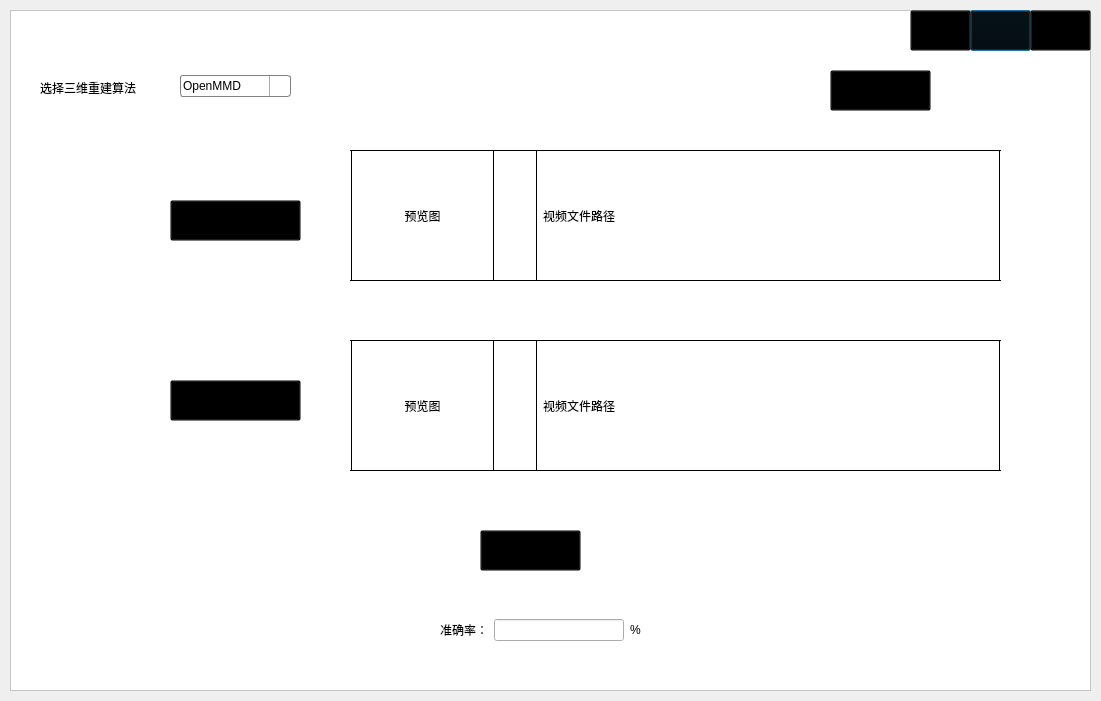
<?xml version="1.0" encoding="UTF-8"?>
<ui version="4.0">
 <class>Compara</class>
 <widget class="QDialog" name="Compara">
  <property name="geometry">
   <rect>
    <x>0</x>
    <y>0</y>
    <width>1101</width>
    <height>701</height>
   </rect>
  </property>
  <property name="windowTitle">
   <string>Dialog</string>
  </property>
  <widget class="QFrame" name="frame">
   <property name="geometry">
    <rect>
     <x>10</x>
     <y>10</y>
     <width>1081</width>
     <height>681</height>
    </rect>
   </property>
   <property name="styleSheet">
    <string notr="true">#frame{background-color: rgb(255, 255, 255);}


</string>
   </property>
   <property name="frameShape">
    <enum>QFrame::StyledPanel</enum>
   </property>
   <property name="frameShadow">
    <enum>QFrame::Raised</enum>
   </property>
   <widget class="QPushButton" name="pushButton_6">
    <property name="geometry">
     <rect>
      <x>960</x>
      <y>0</y>
      <width>61</width>
      <height>41</height>
     </rect>
    </property>
    <property name="styleSheet">
     <string notr="true">#pushButton_6{background-color: transparent;
border-color: transparent;}
#pushButton_6:hover
{
    	border-image: url(:/new/prefix2/red.png);

}
</string>
    </property>
    <property name="text">
     <string/>
    </property>
    <property name="icon">
     <iconset resource="background.qrc">
      <normaloff>:/new/prefix2/Buttons/min.png</normaloff>:/new/prefix2/Buttons/min.png</iconset>
    </property>
    <property name="iconSize">
     <size>
      <width>30</width>
      <height>30</height>
     </size>
    </property>
   </widget>
   <widget class="QPushButton" name="pushButton_7">
    <property name="geometry">
     <rect>
      <x>1020</x>
      <y>0</y>
      <width>61</width>
      <height>41</height>
     </rect>
    </property>
    <property name="styleSheet">
     <string notr="true">#pushButton_7{background-color: transparent;
border-color: transparent;}
#pushButton_7:hover
{
    	border-image: url(:/new/prefix2/red.png);

}</string>
    </property>
    <property name="text">
     <string/>
    </property>
    <property name="icon">
     <iconset resource="background.qrc">
      <normaloff>:/new/prefix2/Buttons/close.png</normaloff>:/new/prefix2/Buttons/close.png</iconset>
    </property>
    <property name="iconSize">
     <size>
      <width>30</width>
      <height>30</height>
     </size>
    </property>
   </widget>
   <widget class="QPushButton" name="pushButton_path">
    <property name="geometry">
     <rect>
      <x>160</x>
      <y>190</y>
      <width>131</width>
      <height>41</height>
     </rect>
    </property>
    <property name="sizePolicy">
     <sizepolicy hsizetype="Preferred" vsizetype="Preferred">
      <horstretch>0</horstretch>
      <verstretch>0</verstretch>
     </sizepolicy>
    </property>
    <property name="font">
     <font>
      <family>Microsoft YaHei UI</family>
      <weight>50</weight>
      <bold>false</bold>
     </font>
    </property>
    <property name="styleSheet">
     <string notr="true">#pushButton_path{background-color:transparent;}
#pushButton_path:hover{border-image: url(:/new/prefix2/grey.png);}
</string>
    </property>
    <property name="text">
     <string>选择视频一</string>
    </property>
    <property name="icon">
     <iconset resource="background.qrc">
      <normaloff>:/new/prefix2/openfile.png</normaloff>:/new/prefix2/openfile.png</iconset>
    </property>
    <property name="iconSize">
     <size>
      <width>30</width>
      <height>30</height>
     </size>
    </property>
   </widget>
   <widget class="QPushButton" name="pushButton_2">
    <property name="geometry">
     <rect>
      <x>820</x>
      <y>60</y>
      <width>101</width>
      <height>41</height>
     </rect>
    </property>
    <property name="font">
     <font>
      <family>Microsoft YaHei UI</family>
     </font>
    </property>
    <property name="styleSheet">
     <string notr="true">#pushButton_2{background-color: transparent;}
#pushButton_2:hover{border-image: url(:/new/prefix2/grey.png);}
</string>
    </property>
    <property name="text">
     <string>返回菜单</string>
    </property>
    <property name="icon">
     <iconset resource="background.qrc">
      <normaloff>:/new/prefix2/return.png</normaloff>:/new/prefix2/return.png</iconset>
    </property>
    <property name="iconSize">
     <size>
      <width>30</width>
      <height>30</height>
     </size>
    </property>
   </widget>
   <widget class="QPushButton" name="pushButton_start">
    <property name="geometry">
     <rect>
      <x>470</x>
      <y>520</y>
      <width>101</width>
      <height>41</height>
     </rect>
    </property>
    <property name="font">
     <font>
      <family>Microsoft YaHei UI</family>
      <pointsize>9</pointsize>
      <weight>50</weight>
      <italic>false</italic>
      <bold>false</bold>
      <underline>false</underline>
      <strikeout>false</strikeout>
     </font>
    </property>
    <property name="styleSheet">
     <string notr="true">#pushButton_start{background-color:transparent;
}


#pushButton_start:hover{border-image: url(:/new/prefix2/grey.png);}
</string>
    </property>
    <property name="text">
     <string>对比</string>
    </property>
    <property name="icon">
     <iconset resource="background.qrc">
      <normaloff>:/new/prefix2/start.png</normaloff>:/new/prefix2/start.png</iconset>
    </property>
    <property name="iconSize">
     <size>
      <width>30</width>
      <height>30</height>
     </size>
    </property>
   </widget>
   <widget class="QLabel" name="label_5">
    <property name="geometry">
     <rect>
      <x>940</x>
      <y>60</y>
      <width>141</width>
      <height>41</height>
     </rect>
    </property>
    <property name="styleSheet">
     <string notr="true"/>
    </property>
    <property name="text">
     <string/>
    </property>
    <property name="pixmap">
     <pixmap resource="background.qrc">:/new/prefix2/logo3.png</pixmap>
    </property>
    <property name="scaledContents">
     <bool>true</bool>
    </property>
   </widget>
   <widget class="QLabel" name="label_6">
    <property name="geometry">
     <rect>
      <x>0</x>
      <y>0</y>
      <width>1081</width>
      <height>41</height>
     </rect>
    </property>
    <property name="toolTipDuration">
     <number>-5</number>
    </property>
    <property name="styleSheet">
     <string notr="true">background-image: url(:/new/prefix2/frame.jpg);</string>
    </property>
    <property name="text">
     <string/>
    </property>
   </widget>
   <widget class="QComboBox" name="comboBox">
    <property name="geometry">
     <rect>
      <x>170</x>
      <y>65</y>
      <width>111</width>
      <height>22</height>
     </rect>
    </property>
    <property name="font">
     <font>
      <family>Microsoft YaHei UI</family>
     </font>
    </property>
    <property name="styleSheet">
     <string notr="true">#comboBox{
    border: 1px solid gray;
    border-radius: 3px;
    padding: 1px 2px 1px 2px; 
    min-width: 6em;   
}
#comboBox:drop-down {
   
    width: 20px;
 
    border-left-width: 1px;
    border-left-color: darkgray;
    border-left-style: solid; /* just a single line */
    border-top-right-radius: 3px; /* same radius as the QComboBox */
    border-bottom-right-radius: 3px;
}
 
#comboBox:down-arrow {
	border-image: url(:/new/prefix2/downArrow.png);
}</string>
    </property>
    <item>
     <property name="text">
      <string>OpenMMD</string>
     </property>
    </item>
    <item>
     <property name="text">
      <string>VNect</string>
     </property>
    </item>
   </widget>
   <widget class="QLabel" name="label_8">
    <property name="geometry">
     <rect>
      <x>30</x>
      <y>70</y>
      <width>121</width>
      <height>16</height>
     </rect>
    </property>
    <property name="font">
     <font>
      <family>Microsoft YaHei UI</family>
     </font>
    </property>
    <property name="text">
     <string>选择三维重建算法</string>
    </property>
   </widget>
   <widget class="QPushButton" name="pushButton_path_2">
    <property name="geometry">
     <rect>
      <x>160</x>
      <y>370</y>
      <width>131</width>
      <height>41</height>
     </rect>
    </property>
    <property name="sizePolicy">
     <sizepolicy hsizetype="Preferred" vsizetype="Preferred">
      <horstretch>0</horstretch>
      <verstretch>0</verstretch>
     </sizepolicy>
    </property>
    <property name="font">
     <font>
      <family>Microsoft YaHei UI</family>
      <weight>50</weight>
      <bold>false</bold>
     </font>
    </property>
    <property name="styleSheet">
     <string notr="true">#pushButton_path_2{background-color:transparent;}
#pushButton_path_2:hover{border-image: url(:/new/prefix2/grey.png);}
</string>
    </property>
    <property name="text">
     <string>选择视频二</string>
    </property>
    <property name="icon">
     <iconset resource="background.qrc">
      <normaloff>:/new/prefix2/openfile.png</normaloff>:/new/prefix2/openfile.png</iconset>
    </property>
    <property name="iconSize">
     <size>
      <width>30</width>
      <height>30</height>
     </size>
    </property>
   </widget>
   <widget class="QWidget" name="horizontalLayoutWidget">
    <property name="geometry">
     <rect>
      <x>430</x>
      <y>580</y>
      <width>201</width>
      <height>80</height>
     </rect>
    </property>
    <layout class="QHBoxLayout" name="horizontalLayout">
     <item>
      <widget class="QLabel" name="label">
       <property name="font">
        <font>
         <family>Microsoft YaHei UI</family>
        </font>
       </property>
       <property name="text">
        <string>准确率：</string>
       </property>
      </widget>
     </item>
     <item>
      <widget class="QLineEdit" name="lineEdit">
       <property name="font">
        <font>
         <family>Microsoft YaHei UI</family>
        </font>
       </property>
      </widget>
     </item>
     <item>
      <widget class="QLabel" name="label_2">
       <property name="font">
        <font>
         <family>Microsoft YaHei UI</family>
        </font>
       </property>
       <property name="text">
        <string>%</string>
       </property>
      </widget>
     </item>
    </layout>
   </widget>
   <widget class="QWidget" name="horizontalLayoutWidget_2">
    <property name="geometry">
     <rect>
      <x>340</x>
      <y>140</y>
      <width>651</width>
      <height>131</height>
     </rect>
    </property>
    <layout class="QHBoxLayout" name="horizontalLayout_2">
     <property name="spacing">
      <number>5</number>
     </property>
     <item>
      <widget class="Line" name="line">
       <property name="font">
        <font>
         <weight>50</weight>
         <bold>false</bold>
        </font>
       </property>
       <property name="frameShadow">
        <enum>QFrame::Plain</enum>
       </property>
       <property name="lineWidth">
        <number>1</number>
       </property>
       <property name="midLineWidth">
        <number>1</number>
       </property>
       <property name="orientation">
        <enum>Qt::Vertical</enum>
       </property>
      </widget>
     </item>
     <item>
      <widget class="QLabel" name="label_preview1">
       <property name="minimumSize">
        <size>
         <width>129</width>
         <height>129</height>
        </size>
       </property>
       <property name="maximumSize">
        <size>
         <width>129</width>
         <height>129</height>
        </size>
       </property>
       <property name="font">
        <font>
         <family>Microsoft YaHei UI</family>
        </font>
       </property>
       <property name="text">
        <string>预览图</string>
       </property>
       <property name="alignment">
        <set>Qt::AlignCenter</set>
       </property>
      </widget>
     </item>
     <item>
      <widget class="Line" name="line_2">
       <property name="font">
        <font>
         <weight>50</weight>
         <bold>false</bold>
        </font>
       </property>
       <property name="frameShadow">
        <enum>QFrame::Plain</enum>
       </property>
       <property name="lineWidth">
        <number>1</number>
       </property>
       <property name="midLineWidth">
        <number>1</number>
       </property>
       <property name="orientation">
        <enum>Qt::Vertical</enum>
       </property>
      </widget>
     </item>
     <item>
      <spacer name="horizontalSpacer">
       <property name="orientation">
        <enum>Qt::Horizontal</enum>
       </property>
       <property name="sizeHint" stdset="0">
        <size>
         <width>40</width>
         <height>20</height>
        </size>
       </property>
      </spacer>
     </item>
     <item>
      <widget class="Line" name="line_4">
       <property name="font">
        <font>
         <weight>50</weight>
         <bold>false</bold>
        </font>
       </property>
       <property name="frameShadow">
        <enum>QFrame::Plain</enum>
       </property>
       <property name="lineWidth">
        <number>1</number>
       </property>
       <property name="midLineWidth">
        <number>1</number>
       </property>
       <property name="orientation">
        <enum>Qt::Vertical</enum>
       </property>
      </widget>
     </item>
     <item>
      <widget class="QLabel" name="label_path1">
       <property name="minimumSize">
        <size>
         <width>450</width>
         <height>0</height>
        </size>
       </property>
       <property name="maximumSize">
        <size>
         <width>450</width>
         <height>16777215</height>
        </size>
       </property>
       <property name="font">
        <font>
         <family>Microsoft YaHei UI</family>
        </font>
       </property>
       <property name="text">
        <string>视频文件路径</string>
       </property>
      </widget>
     </item>
     <item>
      <widget class="Line" name="line_3">
       <property name="font">
        <font>
         <weight>50</weight>
         <bold>false</bold>
        </font>
       </property>
       <property name="frameShadow">
        <enum>QFrame::Plain</enum>
       </property>
       <property name="lineWidth">
        <number>1</number>
       </property>
       <property name="midLineWidth">
        <number>1</number>
       </property>
       <property name="orientation">
        <enum>Qt::Vertical</enum>
       </property>
      </widget>
     </item>
    </layout>
   </widget>
   <widget class="QWidget" name="horizontalLayoutWidget_3">
    <property name="geometry">
     <rect>
      <x>340</x>
      <y>330</y>
      <width>651</width>
      <height>131</height>
     </rect>
    </property>
    <layout class="QHBoxLayout" name="horizontalLayout_3">
     <property name="spacing">
      <number>5</number>
     </property>
     <item>
      <widget class="Line" name="line_5">
       <property name="font">
        <font>
         <weight>50</weight>
         <bold>false</bold>
        </font>
       </property>
       <property name="frameShadow">
        <enum>QFrame::Plain</enum>
       </property>
       <property name="lineWidth">
        <number>1</number>
       </property>
       <property name="midLineWidth">
        <number>1</number>
       </property>
       <property name="orientation">
        <enum>Qt::Vertical</enum>
       </property>
      </widget>
     </item>
     <item>
      <widget class="QLabel" name="label_preview2">
       <property name="minimumSize">
        <size>
         <width>129</width>
         <height>129</height>
        </size>
       </property>
       <property name="maximumSize">
        <size>
         <width>129</width>
         <height>129</height>
        </size>
       </property>
       <property name="font">
        <font>
         <family>Microsoft YaHei UI</family>
        </font>
       </property>
       <property name="text">
        <string>预览图</string>
       </property>
       <property name="alignment">
        <set>Qt::AlignCenter</set>
       </property>
      </widget>
     </item>
     <item>
      <widget class="Line" name="line_7">
       <property name="font">
        <font>
         <weight>50</weight>
         <bold>false</bold>
        </font>
       </property>
       <property name="frameShadow">
        <enum>QFrame::Plain</enum>
       </property>
       <property name="lineWidth">
        <number>1</number>
       </property>
       <property name="midLineWidth">
        <number>1</number>
       </property>
       <property name="orientation">
        <enum>Qt::Vertical</enum>
       </property>
      </widget>
     </item>
     <item>
      <spacer name="horizontalSpacer_3">
       <property name="orientation">
        <enum>Qt::Horizontal</enum>
       </property>
       <property name="sizeHint" stdset="0">
        <size>
         <width>40</width>
         <height>20</height>
        </size>
       </property>
      </spacer>
     </item>
     <item>
      <widget class="Line" name="line_6">
       <property name="font">
        <font>
         <weight>50</weight>
         <bold>false</bold>
        </font>
       </property>
       <property name="frameShadow">
        <enum>QFrame::Plain</enum>
       </property>
       <property name="lineWidth">
        <number>1</number>
       </property>
       <property name="midLineWidth">
        <number>1</number>
       </property>
       <property name="orientation">
        <enum>Qt::Vertical</enum>
       </property>
      </widget>
     </item>
     <item>
      <widget class="QLabel" name="label_path2">
       <property name="minimumSize">
        <size>
         <width>450</width>
         <height>0</height>
        </size>
       </property>
       <property name="maximumSize">
        <size>
         <width>450</width>
         <height>16777215</height>
        </size>
       </property>
       <property name="font">
        <font>
         <family>Microsoft YaHei UI</family>
        </font>
       </property>
       <property name="text">
        <string>视频文件路径</string>
       </property>
      </widget>
     </item>
     <item>
      <widget class="Line" name="line_8">
       <property name="font">
        <font>
         <weight>50</weight>
         <bold>false</bold>
        </font>
       </property>
       <property name="frameShadow">
        <enum>QFrame::Plain</enum>
       </property>
       <property name="lineWidth">
        <number>1</number>
       </property>
       <property name="midLineWidth">
        <number>1</number>
       </property>
       <property name="orientation">
        <enum>Qt::Vertical</enum>
       </property>
      </widget>
     </item>
    </layout>
   </widget>
   <widget class="Line" name="line_9">
    <property name="geometry">
     <rect>
      <x>340</x>
      <y>320</y>
      <width>651</width>
      <height>20</height>
     </rect>
    </property>
    <property name="frameShadow">
     <enum>QFrame::Plain</enum>
    </property>
    <property name="midLineWidth">
     <number>1</number>
    </property>
    <property name="orientation">
     <enum>Qt::Horizontal</enum>
    </property>
   </widget>
   <widget class="Line" name="line_10">
    <property name="geometry">
     <rect>
      <x>340</x>
      <y>450</y>
      <width>651</width>
      <height>20</height>
     </rect>
    </property>
    <property name="frameShadow">
     <enum>QFrame::Plain</enum>
    </property>
    <property name="midLineWidth">
     <number>1</number>
    </property>
    <property name="orientation">
     <enum>Qt::Horizontal</enum>
    </property>
   </widget>
   <widget class="Line" name="line_11">
    <property name="geometry">
     <rect>
      <x>340</x>
      <y>260</y>
      <width>651</width>
      <height>20</height>
     </rect>
    </property>
    <property name="frameShadow">
     <enum>QFrame::Plain</enum>
    </property>
    <property name="midLineWidth">
     <number>1</number>
    </property>
    <property name="orientation">
     <enum>Qt::Horizontal</enum>
    </property>
   </widget>
   <widget class="Line" name="line_12">
    <property name="geometry">
     <rect>
      <x>340</x>
      <y>130</y>
      <width>651</width>
      <height>20</height>
     </rect>
    </property>
    <property name="frameShadow">
     <enum>QFrame::Plain</enum>
    </property>
    <property name="midLineWidth">
     <number>1</number>
    </property>
    <property name="orientation">
     <enum>Qt::Horizontal</enum>
    </property>
   </widget>
   <widget class="QPushButton" name="pushButton_help">
    <property name="geometry">
     <rect>
      <x>900</x>
      <y>0</y>
      <width>61</width>
      <height>41</height>
     </rect>
    </property>
    <property name="styleSheet">
     <string notr="true">#pushButton_help{background-color: transparent;
border-color: transparent;}
#pushButton_help:hover
{
    	border-image: url(:/new/prefix2/red.png);

}
</string>
    </property>
    <property name="text">
     <string/>
    </property>
    <property name="icon">
     <iconset resource="background.qrc">
      <normaloff>:/new/prefix2/help.png</normaloff>:/new/prefix2/help.png</iconset>
    </property>
    <property name="iconSize">
     <size>
      <width>20</width>
      <height>20</height>
     </size>
    </property>
   </widget>
   <zorder>label_6</zorder>
   <zorder>pushButton_6</zorder>
   <zorder>pushButton_7</zorder>
   <zorder>pushButton_path</zorder>
   <zorder>pushButton_2</zorder>
   <zorder>pushButton_start</zorder>
   <zorder>label_5</zorder>
   <zorder>comboBox</zorder>
   <zorder>label_8</zorder>
   <zorder>pushButton_path_2</zorder>
   <zorder>horizontalLayoutWidget</zorder>
   <zorder>horizontalLayoutWidget_2</zorder>
   <zorder>horizontalLayoutWidget_3</zorder>
   <zorder>line_9</zorder>
   <zorder>line_10</zorder>
   <zorder>line_11</zorder>
   <zorder>line_12</zorder>
   <zorder>pushButton_help</zorder>
  </widget>
 </widget>
 <resources>
  <include location="background.qrc"/>
 </resources>
 <connections/>
</ui>
